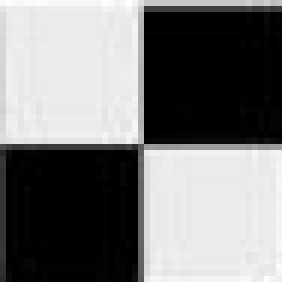
#> input picture noir_blanc.jpg, 47 x 47 px (shown 6 times larger)
$ python project2-code3.py
#> lines starting #> are read from the running program, lines starting #| are printed output that depends on the picture
import numpy as np
import matplotlib.pyplot as plt
from skimage import io, color

# Charger l'image
image = io.imread("noir_blanc.jpg")
#> image is the input picture: shape (47, 47, 3); mean R, G, B 121.5, 121.5, 121.9


# Appliquer la transformation de Fourier
f_transform = np.fft.fft2(image)
f_transform_shifted = np.fft.fftshift(f_transform)  # Centrer les basses fréquences

# Calculer le spectre (valeurs absolues et échelle logarithmique)
magnitude_spectrum = np.log1p(np.abs(f_transform_shifted))
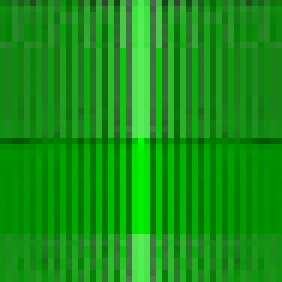
#> magnitude_spectrum: shape (47, 47, 3) float64 (shown 6 times larger); mean of channels 0, 1, 2 0.851, 6.03, 0.851; drawn with min black and max white

# Afficher l'image originale et son spectre
fig, axes = plt.subplots(1, 2, figsize=(10, 5))

axes[0].imshow(image, cmap="gray")
axes[0].set_title("Image originale")
axes[0].axis("off")

axes[1].imshow(magnitude_spectrum, cmap="gray")
axes[1].set_title("Spectre de Fourier")
axes[1].axis("off")

plt.show()
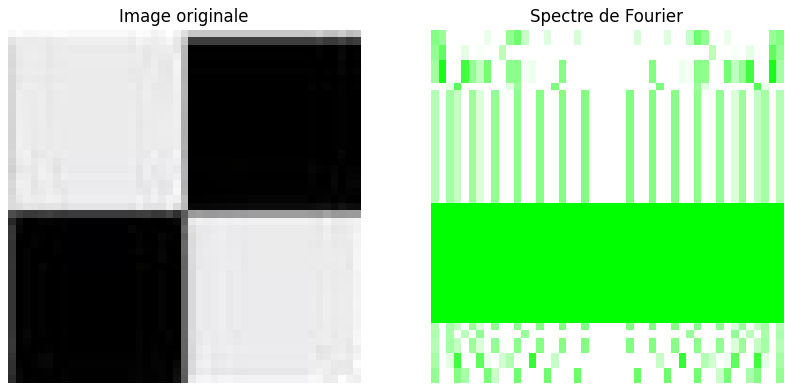
#> figure drawn by matplotlib, 2 panels
